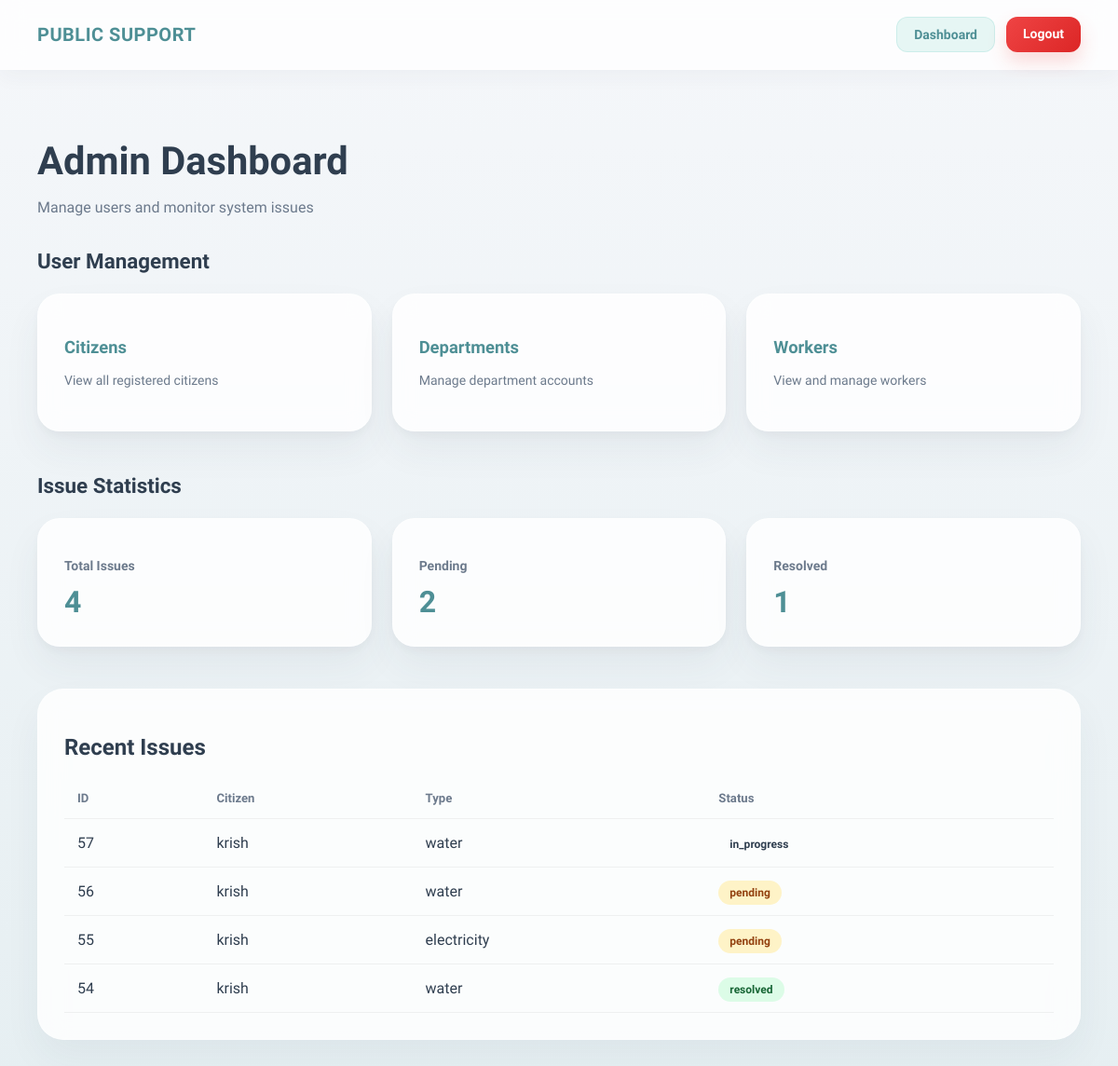
/admin_dashboard/ (signed in), run on the app's committed database.
### reports/models.py (models this page shows, shortened)
class Issue(models.Model):
    ISSUE_TYPES = [
        ('road', 'Road Problem'),
        ('water', 'Water Supply'),
        ('electricity', 'Electricity'),
        ('garbage', 'Garbage'),
    ]
    STATUS_CHOICES = [
        ('pending', 'Pending'),
        ('in_progress', 'In Progress'),
        ('resolved', 'Resolved'),
    ]
    citizen = models.ForeignKey(User, on_delete=models.CASCADE)
    worker = models.ForeignKey(
        User,
        on_delete=models.SET_NULL,
        null=True,
        blank=True,
        related_name='assigned_worker'
    )
    description = models.TextField()
    issue_type = models.CharField(max_length=50, choices=ISSUE_TYPES)
    location = models.CharField(max_length=255)
    image = models.ImageField(upload_to='issues/', blank=True, null=True)
    status = models.CharField(max_length=20, choices=STATUS_CHOICES, default='pending')
    is_escalated = models.BooleanField(default=False)
    deadline = models.DateTimeField(null=True, blank=True)
    created_at = models.DateTimeField(auto_now_add=True)

### frontend/views.py (the view)
# urls.py: path('admin_dashboard/', views.admin_dashboard, name='admin_dashboard'),
@login_required(login_url='login')
def admin_dashboard(request):
    total_users = User.objects.count()
    total_issues = Issue.objects.count()
    pending = Issue.objects.filter(status='pending').count()
    resolved = Issue.objects.filter(status='resolved').count()
    recent_issues = Issue.objects.order_by('-created_at')[:5]
    context = {
        "total_users": total_users,
        "total_issues": total_issues,
        "pending": pending,
        "resolved": resolved,
        "recent_issues": recent_issues
    }
    return render(request, "frontend/admin_dashboard.html", context)

### frontend/templates/frontend/admin_dashboard.html (shortened to what this page needs)
{% load static %}
<!DOCTYPE html>
<html lang="en">
<head>
<link rel="stylesheet" href="{% static 'css/admin_dashboard.css' %}">
</head>
<body>
<nav class="navbar">
<div class="logo">
PUBLIC SUPPORT
</div>
<div class="nav-buttons">
<a href="{% url 'admin_dashboard' %}" class="nav-btn dashboard-btn">
Dashboard
</a>
<a href="{% url 'logout' %}" class="nav-btn logout-btn">
Logout
</a>
</div>
</nav>
<div class="dashboard-container">
<header class="dashboard-header">
<h1>Admin Dashboard</h1>
<p>Manage users and monitor system issues</p>
</header>
<h2 class="section-title">User Management</h2>
<div class="user-grid">
<a href="{% url 'citizen_list' %}" class="user-card">
<h3>Citizens</h3>
<p>View all registered citizens</p>
</a>
<a href="{% url 'department_list' %}" class="user-card">
<h3>Departments</h3>
<p>Manage department accounts</p>
</a>
<a href="{% url 'worker_list' %}" class="user-card">
<h3>Workers</h3>
<p>View and manage workers</p>
</a>
</div>
<h2 class="section-title">Issue Statistics</h2>
<div class="stats-grid">
<div class="stat-card">
<h3>Total Issues</h3>
<p>{{ total_issues }}</p>
</div>
<div class="stat-card">
<h3>Pending</h3>
<p>{{ pending }}</p>
</div>
<div class="stat-card">
<h3>Resolved</h3>
<p>{{ resolved }}</p>
</div>
</div>
<div class="table-wrapper">
<h2>Recent Issues</h2>
<table class="issue-table">
<thead>
<tr>
<th>ID</th>
<th>Citizen</th>
<th>Type</th>
<th>Status</th>
</tr>
</thead>
<tbody>
{% for issue in recent_issues %}
<tr>
<td>{{ issue.id }}</td>
<td>{{ issue.citizen.username }}</td>
<td>{{ issue.issue_type }}</td>
<td>
<span class="status {{ issue.status }}">
{{ issue.status }}
</span>
</td>
</tr>
{% empty %}
<tr>
<td colspan="4" class="no-data">
No issues reported
</td>
</tr>
{% endfor %}
</tbody>
</table>
</div>
</div>
</body>
</html>

### static/css/admin_dashboard.css (style rules this page uses)
:root { --bg-main:#f5f7fa; --bg-surface:#ffffff; --bg-card:rgba(255,255,255,0.82); --accent-primary:#4E8F95; --accent-secondary:#7FD1C9; --accent-warm:#5FA3A6; --danger:#ef4444; --text-dark:#2F3E4F; --text-muted:#6C7A8C; --border-color:#dde5ea; }
body { margin:0; font-family:'Plus Jakarta Sans',sans-serif; background: linear-gradient(180deg,#f5f7fa,#e6eff2); color:var(--text-dark); }
.navbar { display:flex; justify-content:space-between; align-items:center; padding:18px 40px; background:rgba(255,255,255,0.78); backdrop-filter:blur(12px); border-bottom:1px solid rgba(255,255,255,0.35); box-shadow:0 8px 20px rgba(47,62,79,0.04); }
.logo { font-size:20px; font-weight:800; color:var(--accent-primary); letter-spacing:0.5px; }
.nav-buttons { display:flex; gap:12px; }
.nav-btn { text-decoration:none; padding:10px 18px; border-radius:12px; font-weight:700; font-size:14px; transition:0.25s; }
.dashboard-btn { background:rgba(127,209,201,0.18); color:var(--accent-primary); border:1px solid rgba(127,209,201,0.25); }
.logout-btn { background:linear-gradient( 135deg, #ef4444, #dc2626 ); color:white; box-shadow:0 10px 20px rgba(239,68,68,0.2); }
.dashboard-container { max-width:1150px; margin:auto; padding:45px 40px; }
.dashboard-header h1 { font-size:2.6rem; margin-bottom:10px; color:var(--text-dark); }
.dashboard-header p { color:var(--text-muted); margin-bottom:35px; font-size:1rem; }
.section-title { margin-top:35px; margin-bottom:22px; font-size:1.4rem; font-weight:800; color:var(--text-dark); }
.user-grid { display:grid; grid-template-columns: repeat(auto-fit,minmax(220px,1fr)); gap:22px; margin-bottom:45px; }
.user-card { background:var(--bg-card); backdrop-filter:blur(12px); padding:28px; border-radius:24px; border:1px solid rgba(255,255,255,0.35); text-decoration:none; color:var(--text-dark); box-shadow: 0 20px 40px rgba(47,62,79,0.06), 0 5px 12px rgba(47,62,79,0.04); transition:0.25s; }
.user-card h3 { margin-bottom:10px; color:var(--accent-primary); font-size:1.15rem; }
.user-card p { font-size:14px; color:var(--text-muted); line-height:1.6; }
.stats-grid { display:grid; grid-template-columns: repeat(auto-fit,minmax(220px,1fr)); gap:22px; margin-bottom:45px; }
.stat-card { background:var(--bg-card); backdrop-filter:blur(12px); padding:28px; border-radius:24px; border:1px solid rgba(255,255,255,0.35); box-shadow: 0 20px 40px rgba(47,62,79,0.06), 0 5px 12px rgba(47,62,79,0.04); transition:0.25s; }
.stat-card h3 { font-size:14px; color:var(--text-muted); margin-bottom:12px; }
.stat-card p { font-size:2rem; font-weight:800; color:var(--accent-primary); margin:0; }
.table-wrapper { background:var(--bg-card); backdrop-filter:blur(14px); padding:28px; border-radius:28px; border:1px solid rgba(255,255,255,0.35); box-shadow: 0 20px 40px rgba(47,62,79,0.05); }
.issue-table { width:100%; border-collapse:collapse; }
.issue-table th { text-align:left; padding:14px; border-bottom:1px solid rgba(0,0,0,0.05); color:var(--text-muted); font-size:0.82rem; font-weight:700; }
.issue-table td { padding:16px 14px; border-bottom:1px solid rgba(0,0,0,0.05); }
.issue-table tr { transition:0.2s; }
.status { padding:6px 12px; border-radius:999px; font-size:12px; font-weight:700; }
.status.pending { background:#fef3c7; color:#92400e; }
.status.resolved { background:#dcfce7; color:#166534; }

### data on the page
Issue: id "57", citizen.username "krish", issue_type "water", status "in_progress"
Issue: id "56", citizen.username "krish", issue_type "water", status "pending"
Issue: id "55", citizen.username "krish", issue_type "electricity", status "pending"
Issue: id "54", citizen.username "krish", issue_type "water", status "resolved"

### other printed values
{{ total_issues }} "4"
{{ pending }} "2"
{{ resolved }} "1"
